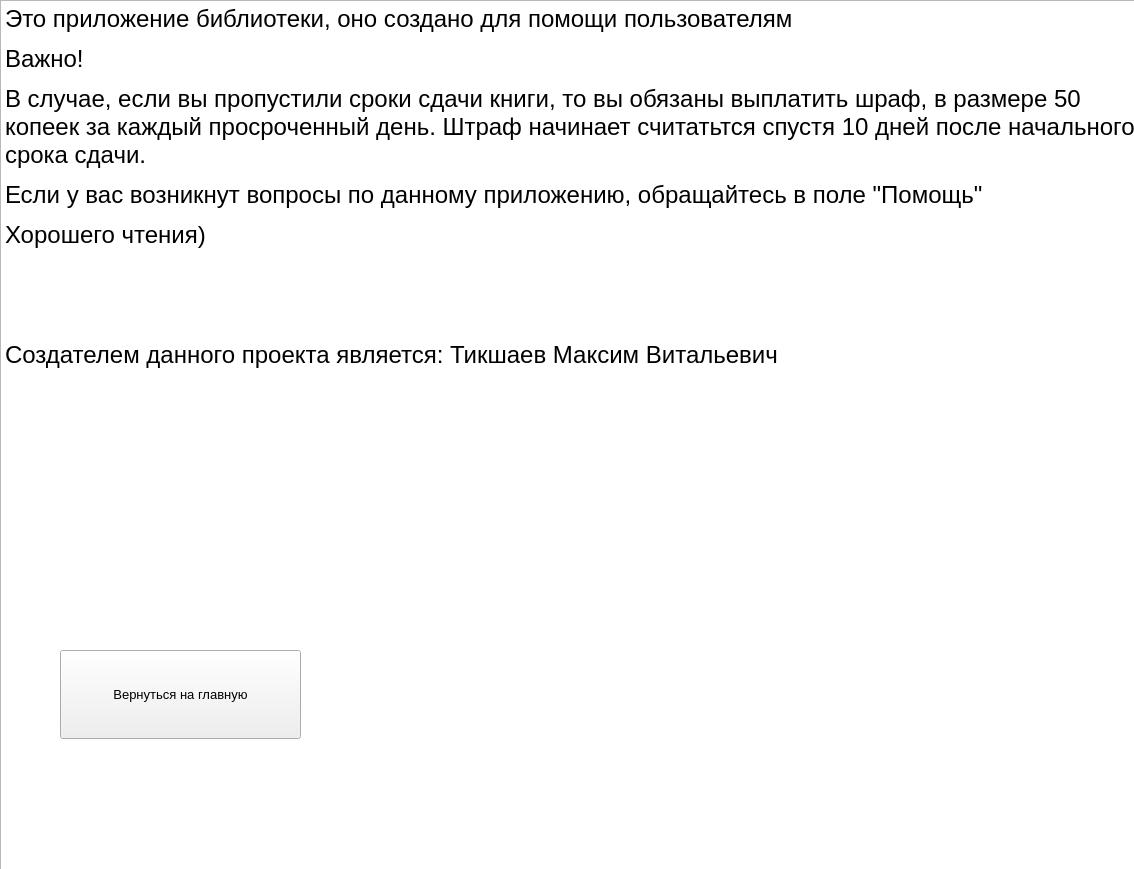
<?xml version="1.0" encoding="UTF-8"?>
<ui version="4.0">
 <class>SecondForm</class>
 <widget class="QWidget" name="SecondForm">
  <property name="geometry">
   <rect>
    <x>0</x>
    <y>0</y>
    <width>1134</width>
    <height>869</height>
   </rect>
  </property>
  <property name="windowTitle">
   <string>О библиотеке</string>
  </property>
  <widget class="QLabel" name="label">
   <property name="geometry">
    <rect>
     <x>430</x>
     <y>130</y>
     <width>651</width>
     <height>411</height>
    </rect>
   </property>
   <property name="font">
    <font>
     <pointsize>24</pointsize>
    </font>
   </property>
   <property name="text">
    <string/>
   </property>
  </widget>
  <widget class="QTextBrowser" name="textBrowser">
   <property name="enabled">
    <bool>true</bool>
   </property>
   <property name="geometry">
    <rect>
     <x>0</x>
     <y>0</y>
     <width>1161</width>
     <height>871</height>
    </rect>
   </property>
   <property name="html">
    <string>&lt;!DOCTYPE HTML PUBLIC &quot;-//W3C//DTD HTML 4.0//EN&quot; &quot;http://www.w3.org/TR/REC-html40/strict.dtd&quot;&gt;
&lt;html&gt;&lt;head&gt;&lt;meta name=&quot;qrichtext&quot; content=&quot;1&quot; /&gt;&lt;style type=&quot;text/css&quot;&gt;
p, li { white-space: pre-wrap; }
&lt;/style&gt;&lt;/head&gt;&lt;body style=&quot; font-family:'MS Shell Dlg 2'; font-size:7.8pt; font-weight:400; font-style:normal;&quot;&gt;
&lt;p style=&quot; margin-top:12px; margin-bottom:12px; margin-left:0px; margin-right:0px; -qt-block-indent:0; text-indent:0px;&quot;&gt;&lt;span style=&quot; font-size:18pt;&quot;&gt;Это приложение библиотеки, оно создано для помощи пользователям &lt;/span&gt;&lt;/p&gt;
&lt;p style=&quot; margin-top:12px; margin-bottom:12px; margin-left:0px; margin-right:0px; -qt-block-indent:0; text-indent:0px;&quot;&gt;&lt;span style=&quot; font-size:18pt;&quot;&gt;Важно!&lt;/span&gt;&lt;/p&gt;
&lt;p style=&quot; margin-top:12px; margin-bottom:12px; margin-left:0px; margin-right:0px; -qt-block-indent:0; text-indent:0px;&quot;&gt;&lt;span style=&quot; font-size:18pt;&quot;&gt;В случае, если вы пропустили сроки сдачи книги, то вы обязаны выплатить шраф, в размере 50 копеек за каждый просроченный день. Штраф начинает считатьтся спустя 10 дней после начального срока сдачи.&lt;/span&gt;&lt;/p&gt;
&lt;p style=&quot; margin-top:12px; margin-bottom:12px; margin-left:0px; margin-right:0px; -qt-block-indent:0; text-indent:0px;&quot;&gt;&lt;span style=&quot; font-size:18pt;&quot;&gt;Если у вас возникнут вопросы по данному приложению, обращайтесь в поле &amp;quot;Помощь&amp;quot;&lt;/span&gt;&lt;/p&gt;
&lt;p style=&quot; margin-top:12px; margin-bottom:12px; margin-left:0px; margin-right:0px; -qt-block-indent:0; text-indent:0px;&quot;&gt;&lt;span style=&quot; font-size:18pt;&quot;&gt;Хорошего чтения)&lt;/span&gt;&lt;/p&gt;
&lt;p style=&quot;-qt-paragraph-type:empty; margin-top:12px; margin-bottom:12px; margin-left:0px; margin-right:0px; -qt-block-indent:0; text-indent:0px; font-size:18pt;&quot;&gt;&lt;br /&gt;&lt;/p&gt;
&lt;p style=&quot;-qt-paragraph-type:empty; margin-top:12px; margin-bottom:12px; margin-left:0px; margin-right:0px; -qt-block-indent:0; text-indent:0px; font-size:18pt;&quot;&gt;&lt;br /&gt;&lt;/p&gt;
&lt;p style=&quot; margin-top:12px; margin-bottom:12px; margin-left:0px; margin-right:0px; -qt-block-indent:0; text-indent:0px;&quot;&gt;&lt;span style=&quot; font-size:18pt;&quot;&gt;Создателем данного проекта является: Тикшаев Максим Витальевич&lt;/span&gt;&lt;/p&gt;&lt;/body&gt;&lt;/html&gt;</string>
   </property>
  </widget>
  <widget class="QPushButton" name="back_secondform">
   <property name="geometry">
    <rect>
     <x>60</x>
     <y>650</y>
     <width>241</width>
     <height>89</height>
    </rect>
   </property>
   <property name="font">
    <font>
     <pointsize>10</pointsize>
    </font>
   </property>
   <property name="text">
    <string>Вернуться на главную</string>
   </property>
  </widget>
 </widget>
 <resources/>
 <connections/>
</ui>
